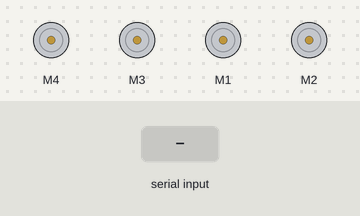
Simulated run of this sketch. Board: Arduino Uno, built with avr-gcc and run on an emulated ATmega328P. Shown: 4 × DC motor (green arrow = forward, orange = backward, longer = faster). Inputs (shaded band) come from the test bench.

Above: at 1.2 s.
1.3 s: "F" received over Serial
At 1.8 s:
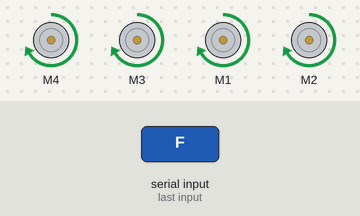
2.8 s: "B" received over Serial
At 4.0 s:
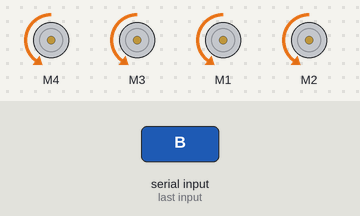
4.3 s: "L" received over Serial
At 5.3 s:
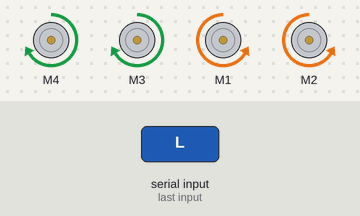
5.8 s: "R" received over Serial
At 6.4 s:
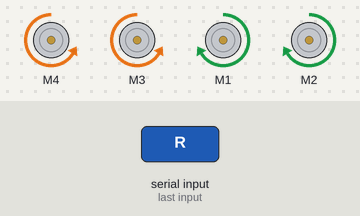
7.3 s: "1" received over Serial
At 7.6 s:
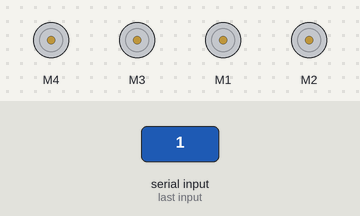
Timing chart, 0 to 9.8 s (numbered marks = the images above; inputs shaded):
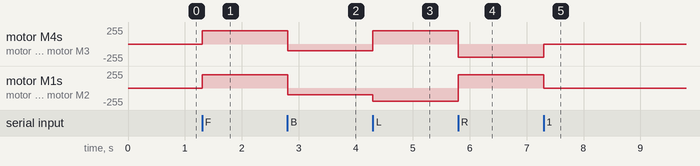

The sketch:

RC_Car.ino
```cpp
#include <AFMotor.h>

AF_DCMotor motor_LU(1, MOTOR12_1KHZ);
AF_DCMotor motor_LD(2, MOTOR12_1KHZ);
AF_DCMotor motor_RD(3, MOTOR34_1KHZ);
AF_DCMotor motor_RU(4, MOTOR34_1KHZ);

char command;

void forward();
void backward();
void left();
void right();
void Stop();

void setup() {
  Serial.begin(9600);
}

void loop() {
  if(Serial.available()>0){
    command=Serial.read();
    Stop();
  }

  switch(command){
    case 'F':
    forward();
    break;
    case 'B':
    backward();
    break;
    case 'L':
    left();
    break;
    case 'R':
    right();
    break;
  }
}

void forward(){
  motor_LU.setSpeed(200);
  motor_LD.setSpeed(200);
  motor_RU.setSpeed(200);
  motor_RD.setSpeed(200);

  motor_LU.run(FORWARD);
  motor_LD.run(FORWARD);
  motor_RU.run(FORWARD);
  motor_RD.run(FORWARD);
}

void backward(){
  motor_LU.setSpeed(100);
  motor_LD.setSpeed(100);
  motor_RU.setSpeed(100);
  motor_RD.setSpeed(100);

  motor_LU.run(BACKWARD);
  motor_LD.run(BACKWARD);
  motor_RU.run(BACKWARD);
  motor_RD.run(BACKWARD);
}

void left(){
  motor_LU.setSpeed(200);
  motor_LD.setSpeed(200);
  motor_RU.setSpeed(200);
  motor_RD.setSpeed(200);

  motor_LU.run(BACKWARD);
  motor_LD.run(BACKWARD);
  motor_RU.run(FORWARD);
  motor_RD.run(FORWARD);
}

void right(){
  motor_LU.setSpeed(200);
  motor_LD.setSpeed(200);
  motor_RU.setSpeed(200);
  motor_RD.setSpeed(200);

  motor_RU.run(BACKWARD);
  motor_RD.run(BACKWARD);
  motor_LU.run(FORWARD);
  motor_LD.run(FORWARD);
}

void Stop(){
  motor_RU.run(RELEASE);
  motor_RD.run(RELEASE);
  motor_LU.run(RELEASE);
  motor_LD.run(RELEASE);
}
```

Measured:
- after the input at 1.3 s, motor M4, motor M3, motor M1, motor M2: stopped → forward 200/255 at once
- after the input at 2.8 s, motor M4, motor M3, motor M1, motor M2: forward 200/255 → backward 100/255 at once
- after the input at 4.3 s, motor M4, motor M3: backward 100/255 → forward 200/255 at once; motor M1, motor M2: backward 100/255 → backward 200/255 at once
- after the input at 5.8 s, motor M4, motor M3: forward 200/255 → backward 200/255 at once; motor M1, motor M2: backward 200/255 → forward 200/255 at once
- after the input at 7.3 s, motor M4, motor M3: backward 200/255 → stopped at once; motor M1, motor M2: forward 200/255 → stopped at once
